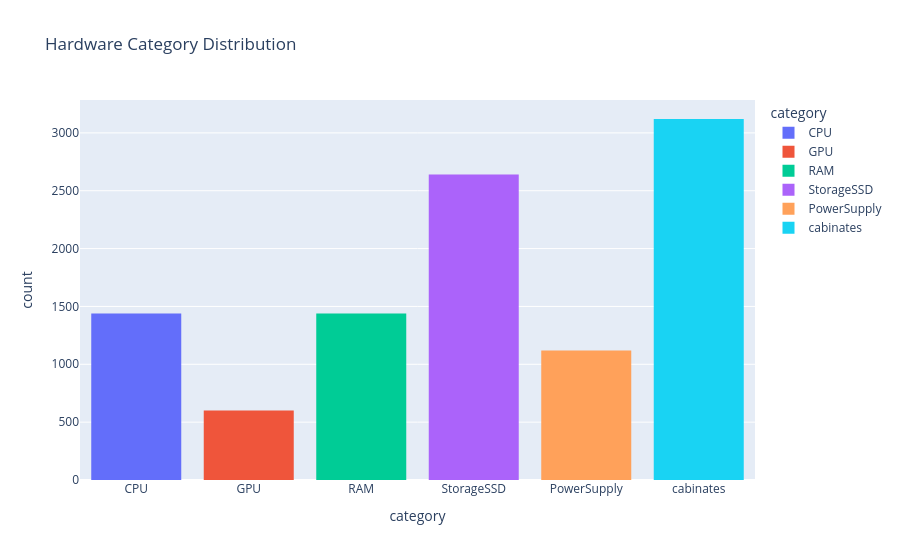

Notebook code cell kept with this figure:
### Code cell
import plotly.express as px
fig = px.histogram(
    df,
    x="category",
    title="Hardware Category Distribution",
    color="category"
)

fig.show()

### Figure 1 — Plotly figure (JSON) as saved in the notebook; plotly's stock layout.template omitted (floating-point values rounded to 4 significant figures; data arrays with more than 128 entries replaced by an {"elided": "..."} marker saying what was removed)
{"data": [{"bingroup": "x", "hovertemplate": "category=%{x}<br>count=%{y}<extra></extra>", "legendgroup": "CPU", "marker": {"color": "#636efa", "pattern": {"shape": ""}}, "name": "CPU", "orientation": "v", "showlegend": true, "type": "histogram", "x": {"elided": "1440 str values"}, "xaxis": "x", "yaxis": "y"}, {"bingroup": "x", "hovertemplate": "category=%{x}<br>count=%{y}<extra></extra>", "legendgroup": "GPU", "marker": {"color": "#EF553B", "pattern": {"shape": ""}}, "name": "GPU", "orientation": "v", "showlegend": true, "type": "histogram", "x": {"elided": "600 str values"}, "xaxis": "x", "yaxis": "y"}, {"bingroup": "x", "hovertemplate": "category=%{x}<br>count=%{y}<extra></extra>", "legendgroup": "RAM", "marker": {"color": "#00cc96", "pattern": {"shape": ""}}, "name": "RAM", "orientation": "v", "showlegend": true, "type": "histogram", "x": {"elided": "1440 str values"}, "xaxis": "x", "yaxis": "y"}, {"bingroup": "x", "hovertemplate": "category=%{x}<br>count=%{y}<extra></extra>", "legendgroup": "StorageSSD", "marker": {"color": "#ab63fa", "pattern": {"shape": ""}}, "name": "StorageSSD", "orientation": "v", "showlegend": true, "type": "histogram", "x": {"elided": "2640 str values"}, "xaxis": "x", "yaxis": "y"}, {"bingroup": "x", "hovertemplate": "category=%{x}<br>count=%{y}<extra></extra>", "legendgroup": "PowerSupply", "marker": {"color": "#FFA15A", "pattern": {"shape": ""}}, "name": "PowerSupply", "orientation": "v", "showlegend": true, "type": "histogram", "x": {"elided": "1120 str values"}, "xaxis": "x", "yaxis": "y"}, {"bingroup": "x", "hovertemplate": "category=%{x}<br>count=%{y}<extra></extra>", "legendgroup": "cabinates", "marker": {"color": "#19d3f3", "pattern": {"shape": ""}}, "name": "cabinates", "orientation": "v", "showlegend": true, "type": "histogram", "x": {"elided": "3120 str values"}, "xaxis": "x", "yaxis": "y"}], "layout": {"barmode": "relative", "legend": {"title": {"text": "category"}, "tracegroupgap": 0}, "title": {"text": "Hardware Category Distribution"}, "xaxis": {"anchor": "y", "categoryarray": ["CPU", "GPU", "RAM", "StorageSSD", "PowerSupply", "cabinates"], "categoryorder": "array", "domain": [0, 1], "title": {"text": "category"}}, "yaxis": {"anchor": "x", "domain": [0, 1], "title": {"text": "count"}}}}
